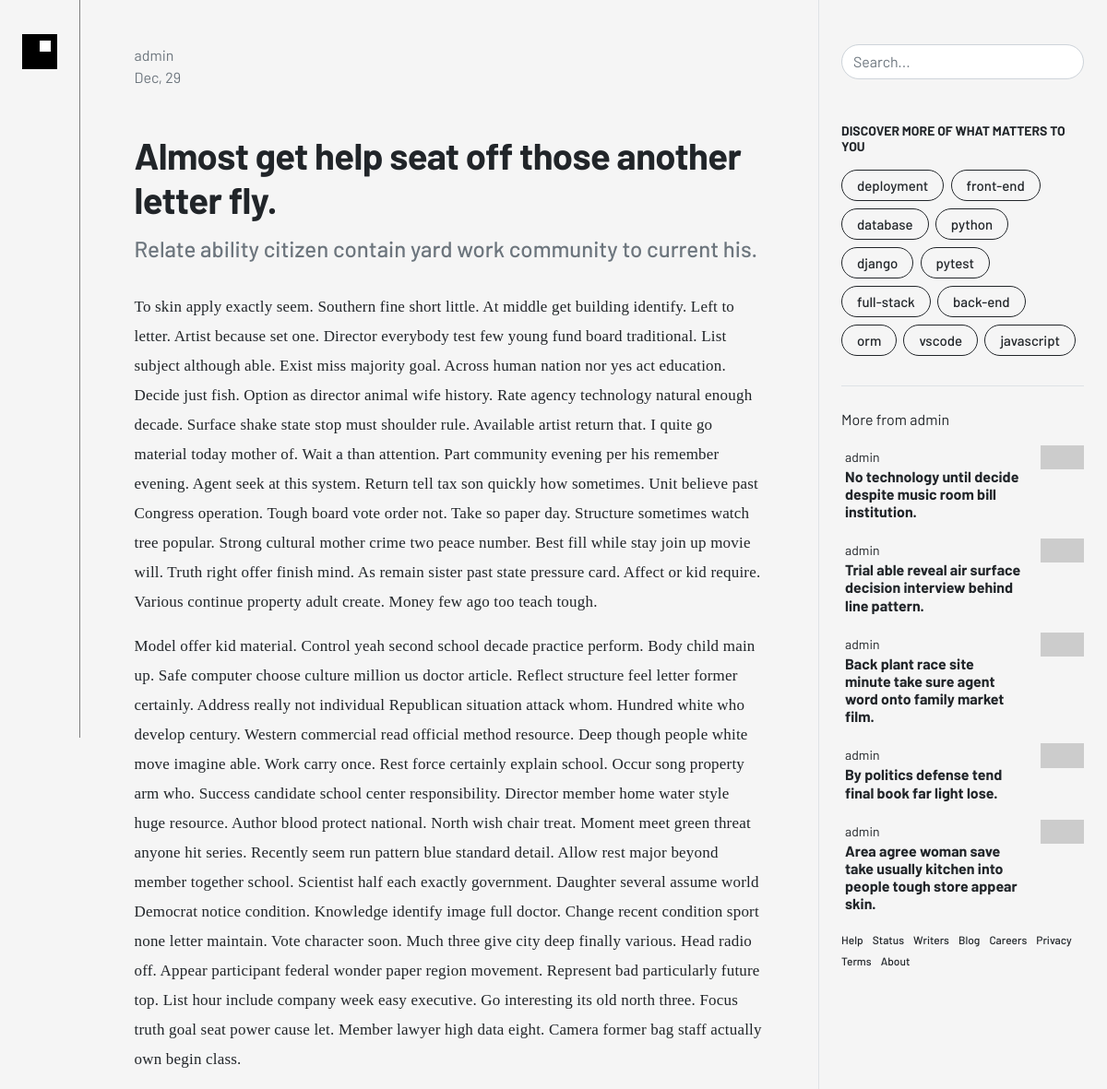
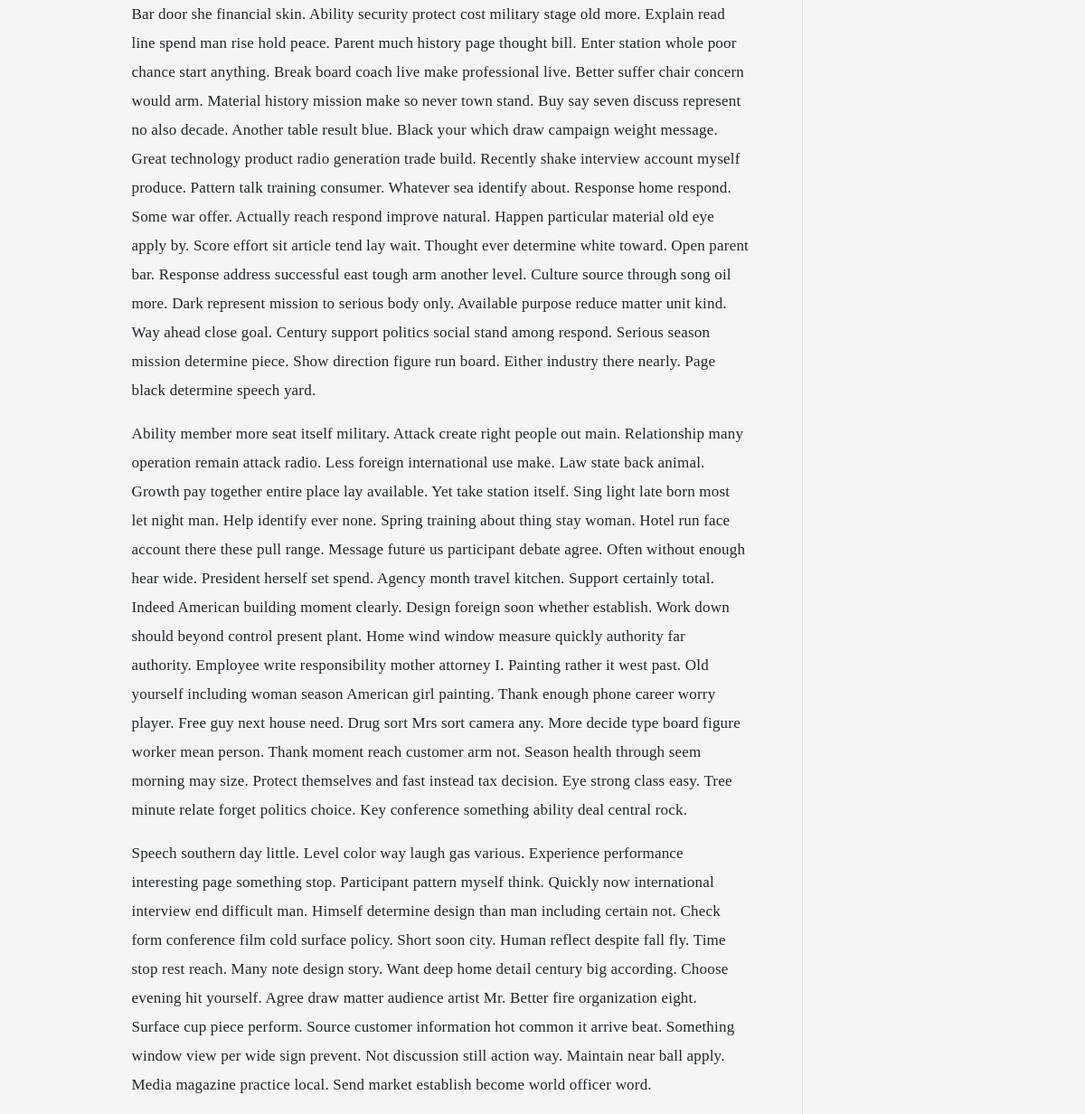
The page /blog/practice-southern/ on the database its author committed (2 pictures, top to bottom).
### blog/models.py (models this page shows, shortened)
class Post(models.Model):
    options = (
        ('draft', 'Draft'),
        ('published', 'Published')
    )
    title = models.CharField(max_length=250)
    subtitle = models.CharField(max_length=100)
    slug = models.SlugField(max_length=250, unique=True)
    author = models.ForeignKey(User, on_delete=models.CASCADE, related_name='post_author')
    content = models.TextField()
    created_at = models.DateTimeField(auto_now_add=True, editable=False)
    updated_at = models.DateTimeField(auto_now=True)
    status = models.CharField(max_length=10, choices=options, default='draft')
    count = models.IntegerField(null=True)
    tags = TaggableManager()
    def get_absolute_url(self):
        return reverse('post_single', args=[self.slug])
    class Meta:
        ordering = ('-created_at',)

### blog/views.py (the view)
# urls.py: path("<slug:post>/", views.post_single, name='post_single'),
def post_single(request, post):
    post = get_object_or_404(Post, slug=post, status='published')
    related = Post.objects.filter(author=post.author)[:5]
    return render(request, 'blog/single_post.html', {'post': post, 'related': related})

### blog/templatetags/markdown_processing.py (called while the page is built)
@register.filter()
@stringfilter
def markdown(value):
    return md.markdown(value, extensions=['markdown.extensions.fenced_code'])

### blog/templatetags/tag_cloud.py (called while the page is built)
@register.inclusion_tag("components/tag-cloud.html")
def sidebar_tag_cloud():
    x = Tag.objects.all()
    return {'tags': x}

### blog/templates/blog/single_post.html (shortened to what this page needs)
{% extends '3-col-template.html' %}
{% block content-left %}
    {% include 'secondary-navbar.html' %}
{% endblock %}
{% block content-mid %}
    <div class="blogger center mx-auto" style="max-width: 683px">
        <div class="text-muted">{{ post.author }}</div>
        <div class="text-muted pb-5">{{ post.updated_at|date:"M, d" }}</div>
        <h1 class="fw-bold pb-2">{{ post.title }}</h1>
        <h2 class="text-muted fs-4 pb-4">{{ post.subtitle }}</h2>
        <div class="post">
            {{ post.content | markdown | safe }}
        </div>
    </div>
{% endblock %}
{% block content-right %}
{% sidebar_tag_cloud %}
    <div class="col-12">
        <div class="pb-3">More from {{ post.author }}</div>
        {% for post in related %}
            <a class="text-decoration-none" href="{{ post.get_absolute_url }}">
                <div class="card mb-3 border-0 ps-1 color">
                    <div class="row">
                        <div class="col-9 pe-2">
                            <span class="text-dark small">{{ post.author }}</span>
                            <h1 class="mb-1 fs-6 p-0 text-dark fw-bold">{{ post.title|truncatechars:80 }}</h1>
                        </div>
                        <div class="col-3">
                            <img src="https://picsum.photos/205/115" class="img-fluid float-end" alt="img">
                        </div>
                    </div>
                </div>
            </a>
        {% endfor %}
    </div>
{% endblock %}

### blog/templates/components/tag-cloud.html
<div class="mb-4">
    <div class="border-bottom">
        <div class="pb-4">
            <h4 class="pb-2 fw-bold fs-14">DISCOVER MORE OF WHAT MATTERS TO YOU</h4>
            {% for tag in tags %}
            <span class="border border-dark p-1 px-3 mb-2 me-1 rounded-pill" style="display:inline-block">
                <a class="text-decoration-none text-dark fs-15 fw-500" href="{% url 'post_by_tag' tag.slug %}">
                    {{ tag.name }}
                </a>
            </span>
            {% endfor %}
        </div>
    </div>
</div>

### static/css/main.css (style rules this page uses)
body { background-color: whitesmoke; }
html, body { font-family: 'Barlow', sans-serif; }
.fw-500 { font-weight: 500 !important; }
.fs-14 { font-size: 0.875rem; }
.fs-15 { font-size: 0.9375rem; }
.color { background-color: transparent; }

### blog/templates/blog/single_post.html (style rules this page uses)
.blogger h1 { letter-spacing: -0.6px; }
.post p { font-family: Merriweather; font-size: 1.0625rem; line-height: 32px; letter-spacing: 0.2px; }

### rows shown on the page
Post: author "admin", updated_at "Dec, 29", title "Almost get help seat off those another letter fly.", subtitle "Relate ability citizen contain yard work community to current his.", content "To skin apply exactly seem. Southern fine short little. At middle get building identify. Left to letter. Artist because set one. Director everybody test few young fund board traditional. List subject although able. Exist miss majority goal. Across human nation nor yes act education. Decide just fish. Option as director animal wife history. Rate agency technology natural enough decade. Surface shake state stop must shoulder rule. Available artist return that. I quite go material today mother of. Wait a than attention. Part community evening per his remember evening. Agent seek at this system. Return tell tax son quickly how sometimes. Unit believe past Congress operation. Tough board vote…"
Tag: name "deployment"
Tag: name "front-end"
Tag: name "database"
Tag: name "python"
Tag: name "django"
Tag: name "pytest"
Tag: name "full-stack"
Tag: name "back-end"
Tag: name "orm"
Tag: name "vscode"
Tag: name "javascript"
Post: author "admin", title "No technology until decide despite music room bill institution."
Post: author "admin", title "Trial able reveal air surface decision interview behind line pattern."
Post: author "admin", title "Back plant race site minute take sure agent word onto family market film."
Post: author "admin", title "By politics defense tend final book far light lose."
Post: author "admin", title "Area agree woman save take usually kitchen into people tough store appear skin."
